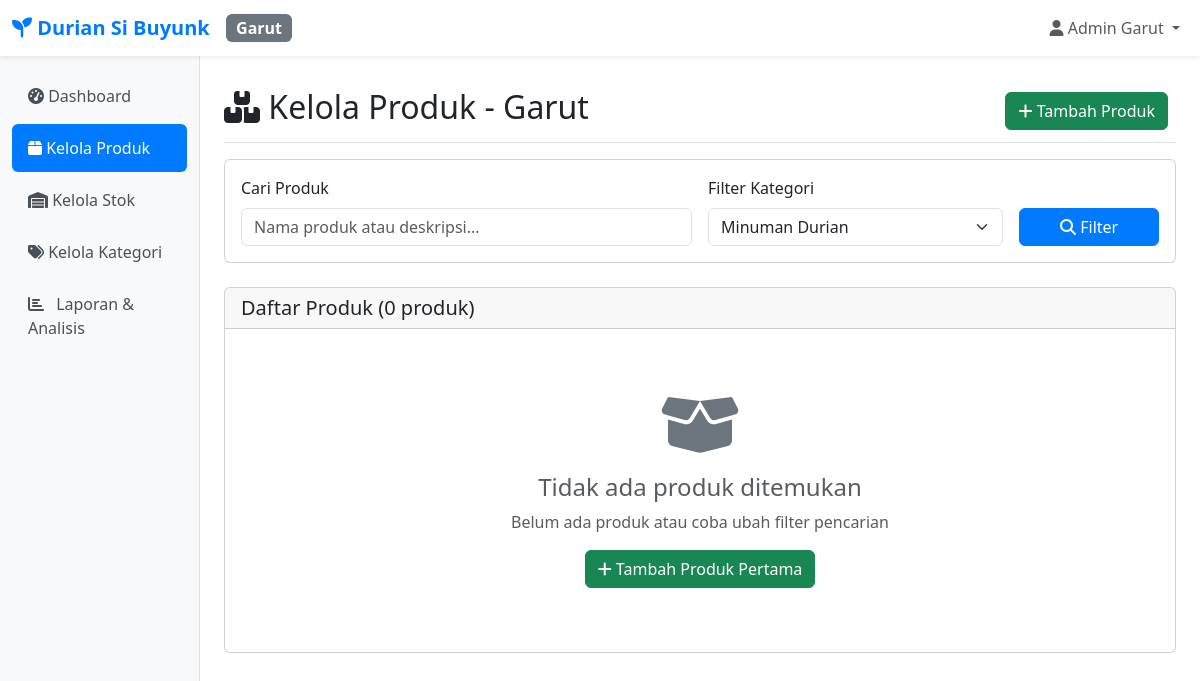
The app's page /cabang/garut/produk/index.php?kategori=3 (signed in), older data.
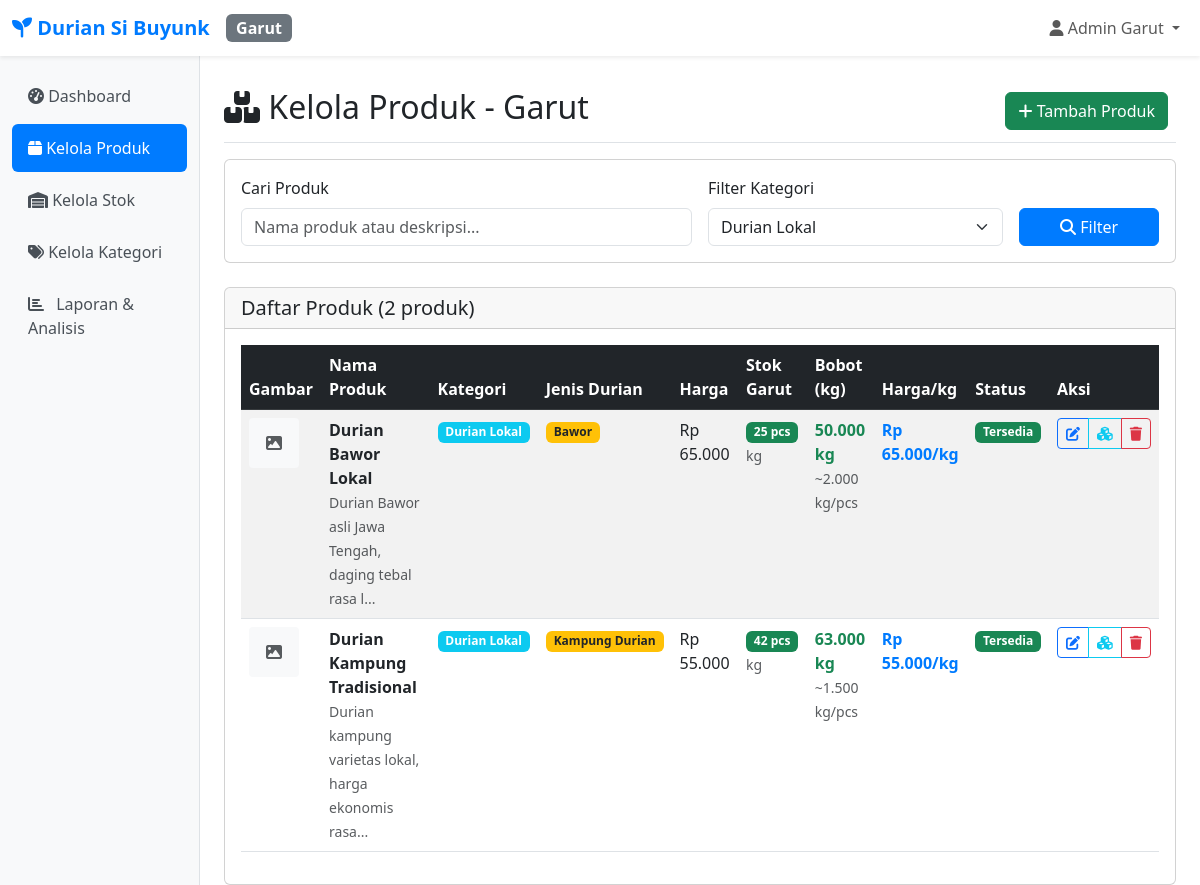
The same page, newer data.
### tables this page shows
CREATE TABLE `produk` (
  `id` int(11) NOT NULL,
  `nama_produk` varchar(200) NOT NULL,
  `kategori_id` int(11) DEFAULT NULL,
  `jenis_durian_id` int(11) DEFAULT NULL,
  `harga` decimal(12,2) NOT NULL,
  `harga_per_kg` decimal(12,2) DEFAULT 0.00 COMMENT 'Harga per kilogram',
  `stok_tasik` int(11) DEFAULT 0,
  `stok_garut` int(11) DEFAULT 0,
  `total_kg_tasik` decimal(10,3) DEFAULT 0.000 COMMENT 'Total berat stok Tasik dalam kg',
  `total_kg_garut` decimal(10,3) DEFAULT 0.000 COMMENT 'Total berat stok Garut dalam kg',
  `total_pcs_tasik` int(11) DEFAULT 0 COMMENT 'Total pieces Tasik',
  `total_pcs_garut` int(11) DEFAULT 0 COMMENT 'Total pieces Garut',
  `satuan` varchar(20) DEFAULT 'pcs',
  `deskripsi` text DEFAULT NULL,
  `gambar` varchar(255) DEFAULT NULL,
  `status` enum('aktif','nonaktif') DEFAULT 'aktif',
  `created_at` timestamp NOT NULL DEFAULT current_timestamp(),
  `updated_at` timestamp NOT NULL DEFAULT current_timestamp() ON UPDATE current_timestamp()
);

CREATE TABLE `kategori` (
  `id` int(11) NOT NULL,
  `nama_kategori` varchar(100) NOT NULL,
  `deskripsi` text DEFAULT NULL,
  `created_at` timestamp NOT NULL DEFAULT current_timestamp()
);

CREATE TABLE `jenis_durian` (
  `id` int(11) NOT NULL,
  `nama_jenis` varchar(100) NOT NULL,
  `deskripsi` text DEFAULT NULL,
  `created_at` timestamp NOT NULL DEFAULT current_timestamp()
);

### includes/functions.php (called while the page is built, shortened)
<?php
require_once __DIR__ . '/../config/config.php';
function getCategories() {
    try {
        $pdo = getConnection();
        $stmt = $pdo->query("SELECT * FROM kategori ORDER BY nama_kategori");
        return $stmt->fetchAll();
    } catch (Exception $e) {
        return [];
    }
}
function getProducts($cabang_id = null, $kategori_id = null, $search = null) {
    try {
        $pdo = getConnection();
        $sql = "SELECT p.*, k.nama_kategori, jd.nama_jenis,
                CASE
                    WHEN ? = 1 THEN p.stok_tasik
                    WHEN ? = 2 THEN p.stok_garut
                    ELSE (p.stok_tasik + p.stok_garut)
                END as stok
                FROM produk p
                LEFT JOIN kategori k ON p.kategori_id = k.id
                LEFT JOIN jenis_durian jd ON p.jenis_durian_id = jd.id
                WHERE p.status = 'aktif'";
        $params = [$cabang_id, $cabang_id];
        if ($kategori_id) {
            $sql .= " AND p.kategori_id = ?";
            $params[] = $kategori_id;
        }
        $sql .= " ORDER BY p.nama_produk";
        $stmt = $pdo->prepare($sql);
        $stmt->execute($params);
        return $stmt->fetchAll();
    } catch (Exception $e) {
        return [];
    }
}
?>

### config/config.php (called while the page is built, shortened)
<?php
function formatRupiah($amount) {
    return 'Rp ' . number_format($amount, 0, ',', '.');
}
?>

### cabang/garut/produk/index.php (the view, shortened to what the changed rows need)
<?php
require_once __DIR__ . '/../../../includes/functions.php';
$kategori_id = isset($_GET['kategori']) ? (int)$_GET['kategori'] : null;
$search = isset($_GET['search']) ? sanitize($_GET['search']) : null;
$categories = getCategories();
$products = getProducts(CABANG_GARUT, $kategori_id, $search);
include __DIR__ . '/../../../includes/header.php';
?>
<div class="d-flex justify-content-between flex-wrap flex-md-nowrap align-items-center pt-3 pb-2 mb-3 border-bottom">
    <h1 class="h2"><i class="fas fa-boxes"></i> Kelola Produk - Garut</h1>
</div>
<div class="card mb-4">
    <div class="card-body">
        <form method="GET" class="row g-3">
            <div class="col-md-4">
                <label for="kategori" class="form-label">Filter Kategori</label>
                <select class="form-select" id="kategori" name="kategori">
                    <?php foreach ($categories as $category): ?>
                        <option value="<?= $category['id'] ?>" <?= $kategori_id == $category['id'] ? 'selected' : '' ?>>
                            <?= htmlspecialchars($category['nama_kategori']) ?>
                        </option>
                    <?php endforeach; ?>
                </select>
            </div>
        </form>
    </div>
</div>
<div class="card">
    <div class="card-header">
        <h5 class="mb-0">Daftar Produk (<?= count($products) ?> produk)</h5>
    </div>
    <div class="card-body">
        <?php if (empty($products)): ?>
            <div class="text-center py-5">
                <i class="fas fa-box-open" style="font-size: 4rem; color: #6c757d;"></i>
                <h4 class="mt-3 text-muted">Tidak ada produk ditemukan</h4>
                <p class="text-muted">Belum ada produk atau coba ubah filter pencarian</p>
                <a href="tambah.php" class="btn btn-success">
                    <i class="fas fa-plus"></i> Tambah Produk Pertama
                </a>
            </div>
        <?php else: ?>
            <div class="table-responsive">
                <table class="table table-striped table-hover">
                    <thead class="table-dark">
                        <tr>
                            <th>Gambar</th>
                            <th>Nama Produk</th>
                            <th>Kategori</th>
                            <th>Jenis Durian</th>
                            <th>Harga</th>
                            <th>Stok Garut</th>
                            <th>Bobot (kg)</th>
                            <th>Harga/kg</th>
                            <th>Status</th>
                            <th>Aksi</th>
                        </tr>
                    </thead>
                    <tbody>
                        <?php foreach ($products as $product): ?>
                            <tr>
                                <td>
                                    <?php if ($product['gambar'] && file_exists("../../../public/assets/images/products/" . $product['gambar'])): ?>
                                        <img src="../../../public/assets/images/products/<?= $product['gambar'] ?>"
                                             class="img-thumbnail" style="width: 50px; height: 50px; object-fit: cover;">
                                    <?php else: ?>
                                        <div class="bg-light d-flex align-items-center justify-content-center"
                                             style="width: 50px; height: 50px; border-radius: 4px;">
                                            <i class="fas fa-image text-muted"></i>
                                        </div>
                                    <?php endif; ?>
                                </td>
                                <td>
                                    <strong><?= htmlspecialchars($product['nama_produk']) ?></strong>
                                    <?php if ($product['deskripsi']): ?>
                                        <br><small class="text-muted"><?= htmlspecialchars(substr($product['deskripsi'], 0, 50)) ?>...</small>
                                    <?php endif; ?>
                                </td>
                                <td>
                                    <?php if ($product['nama_kategori']): ?>
                                        <span class="badge bg-info"><?= htmlspecialchars($product['nama_kategori']) ?></span>
                                    <?php else: ?>
                                        <span class="text-muted">-</span>
                                    <?php endif; ?>
                                </td>
                                <td>
                                    <?php if ($product['nama_jenis']): ?>
                                        <span class="badge bg-warning text-dark"><?= htmlspecialchars($product['nama_jenis']) ?></span>
                                    <?php else: ?>
                                        <span class="text-muted">-</span>
                                    <?php endif; ?>
                                </td>
                                <td><?= formatRupiah($product['harga']) ?></td>
                                <td>
                                    <span class="badge <?= $product['stok'] < 5 ? 'bg-danger' : ($product['stok'] < 10 ? 'bg-warning' : 'bg-success') ?>">
                                        <?= $product['stok'] ?> pcs
                                    </span>
                                    <?php if ($product['satuan']): ?>
                                        <br><small class="text-muted"><?= htmlspecialchars($product['satuan']) ?></small>
                                    <?php endif; ?>
                                </td>
                                <td>
                                    <span class="text-success fw-bold">
                                        <?= number_format($product['total_kg_garut'], 3) ?> kg
                                    </span>
                                    <?php if ($product['stok'] > 0): ?>
                                        <br><small class="text-muted">
                                            ~<?= number_format($product['total_kg_garut'] / $product['stok'], 3) ?> kg/pcs
                                        </small>
                                    <?php endif; ?>
                                </td>
                                <td>
                                    <?php if ($product['harga_per_kg']): ?>
                                        <span class="text-primary fw-bold">
                                            <?= formatRupiah($product['harga_per_kg']) ?>/kg
                                        </span>
                                    <?php else: ?>
                                        <span class="text-muted">-</span>
                                    <?php endif; ?>
                                </td>
                                <td>
                                    <?php if ($product['stok'] == 0): ?>
                                        <span class="badge bg-danger">Habis</span>
                                    <?php elseif ($product['stok'] < 5): ?>
                                        <span class="badge bg-warning">Menipis</span>
                                    <?php else: ?>
                                        <span class="badge bg-success">Tersedia</span>
                                    <?php endif; ?>
                                </td>
                                <td>
                                    <div class="btn-group btn-group-sm">
                                        <a href="edit.php?id=<?= $product['id'] ?>" class="btn btn-outline-primary" title="Edit">
                                            <i class="fas fa-edit"></i>
                                        </a>
                                        <button type="button" class="btn btn-outline-info"
                                                onclick="openStockModal(<?= $product['id'] ?>, '<?= htmlspecialchars($product['nama_produk']) ?>', <?= $product['stok'] ?>)"
                                                title="Update Stok">
                                            <i class="fas fa-cubes"></i>
                                        </button>
                                        <a href="hapus.php?id=<?= $product['id'] ?>" class="btn btn-outline-danger"
                                           onclick="return confirm('Yakin ingin menghapus produk ini?')" title="Hapus">
                                            <i class="fas fa-trash"></i>
                                        </a>
                                    </div>
                                </td>
                            </tr>
                        <?php endforeach; ?>
                    </tbody>
                </table>
            </div>
        <?php endif; ?>
    </div>
</div>
                </div>
            </main>
        </div>
    </div>
</body>
</html>

Row changes from the older to the newer data that the page shows:
added produk: nama_produk "Durian Bawor Lokal", deskripsi "Durian Bawor asli Jawa Tengah, daging tebal rasa l", kategori.nama_kategori "Durian Lokal", jenis_durian.nama_jenis "Bawor", harga "Rp 65.000", stok "25", satuan "kg", total_kg_garut "50.000", stok "2.000", harga_per_kg "Rp 65.000"
added produk: nama_produk "Durian Kampung Tradisional", deskripsi "Durian kampung varietas lokal, harga ekonomis rasa", kategori.nama_kategori "Durian Lokal", jenis_durian.nama_jenis "Kampung Durian", harga "Rp 55.000", stok "42", satuan "kg", total_kg_garut "63.000", stok "1.500", harga_per_kg "Rp 55.000"
Text that changed along with them:
form field kategori: "Minuman Durian" → "Durian Lokal"
count($products): "0" → "2"
text no longer shown: "Tidak ada produk ditemukan Belum ada produk atau coba ubah filter pencarian Tambah Produk Pertama"
text now shown: "Gambar Nama Produk Kategori Jenis Durian Harga Stok Garut Bobot (kg) Harga/kg Status Aksi"
